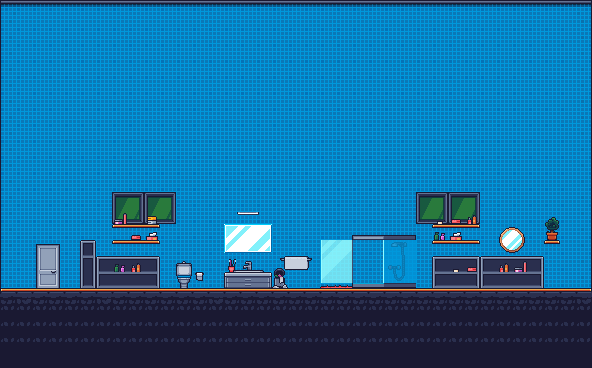

A level layout from a 2D game, rendered from its tile map. Below: a short description, then the map file with tile-grid data replaced by summaries:
An orthogonal 37x23 tile map with 16x16 px tiles, 5 tile layers (Ground, Tile Layer 1, Tile Layer 2, Tile Layer 4, ...), 3 tilesets and 3 objects (bath, toilet, sink).

<map version="1.10" tiledversion="1.10.2" orientation="orthogonal" renderorder="right-down" width="37" height="23" tilewidth="16" tileheight="16" infinite="0" nextlayerid="12" nextobjectid="9">
 <editorsettings>
  <export target="bathroomMap.json" format="json" />
 </editorsettings>
 <tileset firstgid="1" source="mp_cs_tilemap_all.tsx" />
 <tileset firstgid="2049" source="Bathroom.tsx" />
 <tileset firstgid="2258" source="Background.tsx" />
 <layer id="10" name="Ground" width="37" height="23">
  <data>[851 cells, 185 non-empty, 4 distinct tile ids]</data>
 </layer>
 <layer id="1" name="Tile Layer 1" width="37" height="23">
  <data>[851 cells, 650 non-empty, 6 distinct tile ids]</data>
 </layer>
 <layer id="7" name="Tile Layer 2" width="37" height="23">
  <data>[851 cells, 119 non-empty, 45 distinct tile ids]</data>
 </layer>
 <layer id="9" name="Tile Layer 4" width="37" height="23">
  <data>[851 cells, 8 non-empty, 8 distinct tile ids]</data>
 </layer>
 <layer id="8" name="Bath" width="37" height="23">
  <data>[851 cells, 49 non-empty, 37 distinct tile ids]</data>
 </layer>
 <objectgroup id="11" name="interactive">
  <object id="1" name="bath" x="352.667" y="234.333" width="63.3333" height="54.3333" />
  <object id="3" name="toilet" x="176" y="261.75" width="16" height="26.5" />
  <object id="5" name="sink" x="223.25" y="257.25" width="49" height="31.25" />
 </objectgroup>
</map>
